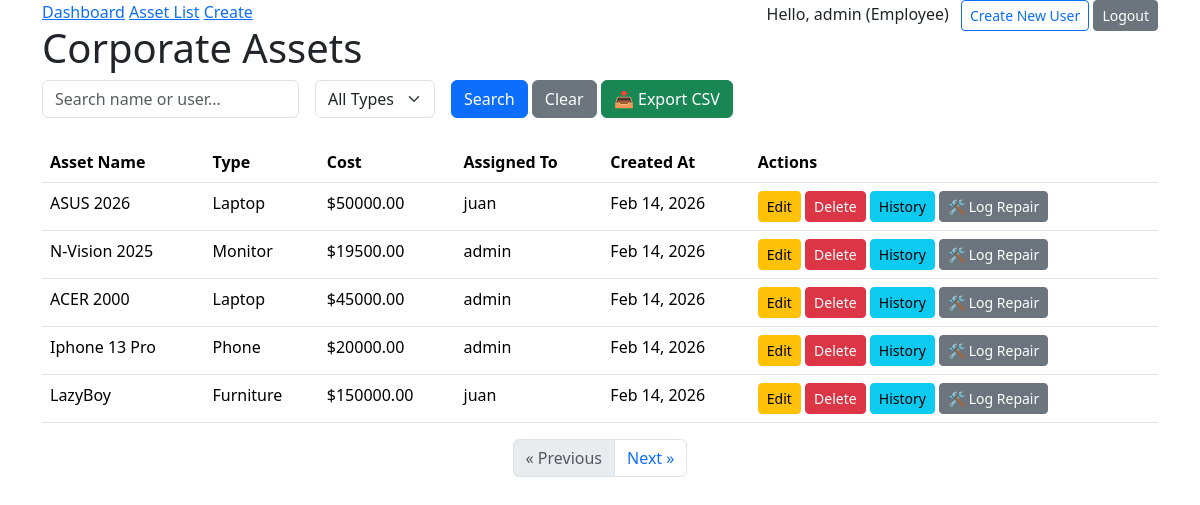
The app's page /list/ (signed in) with its own data.
### assets/models.py (models this page shows, shortened)
class User(AbstractUser):
    ROLE_CHOICES = (
        ('ADMIN', 'Administrator'),
        ('MANAGER', 'Manager'),
        ('EMPLOYEE', 'Employee'),
    )
    role = models.CharField(max_length=20, choices=ROLE_CHOICES, default='EMPLOYEE')
    @property
    def is_manager_or_admin(self):
        return self.role in ['ADMIN', 'MANAGER'] or self.is_superuser

class TimeStampedModel(models.Model):
    created_at = models.DateTimeField(auto_now_add=True)
    updated_at = models.DateTimeField(auto_now=True)
    class Meta:
        abstract = True

class Asset(TimeStampedModel):
    ASSET_TYPES = (
        ('LAPTOP', 'Laptop'),
        ('MONITOR', 'Monitor'),
        ('PHONE', 'Phone'),
        ('FURNITURE', 'Furniture'),
    )
    name = models.CharField(max_length=100)
    asset_type = models.CharField(max_length=20, choices=ASSET_TYPES)
    cost = models.DecimalField(max_digits=10, decimal_places=2)
    assigned_to = models.ForeignKey(User, on_delete=models.SET_NULL, null=True, blank=True, related_name='assets')
    history = HistoricalRecords()

### assets/views.py (the view)
# urls.py: path('list/', AssetListView.as_view(), name='asset-list'),
class AssetListView(LoginRequiredMixin, ListView):
    model = Asset
    template_name = "assets/asset_list.html"
    context_object_name = "assets"
    paginate_by = 5
    def get_queryset(self):
        queryset = Asset.objects.select_related('assigned_to').all()
        asset_type = self.request.GET.get('asset_type')
        search_query = self.request.GET.get('search')
        if asset_type:
            queryset = queryset.filter(asset_type=asset_type)
        if search_query:
            queryset = queryset.filter(
                Q(name__icontains=search_query) |
                Q(assigned_to__username__icontains=search_query)
            )
        return queryset
    def get_context_data(self, **kwargs):
        context = super().get_context_data(**kwargs)
        context['asset_types'] = Asset.ASSET_TYPES
        return context

### assets/templates/assets/asset_list.html (shortened to what this page needs)
{% extends "assets/base.html" %}
{% block content %}
<h1>Corporate Assets</h1>
<form method="GET" class="row g-3 mb-4">
    <div class="col-auto">
        <input type="text" name="search" class="form-control" placeholder="Search name or user..."
            value="{{ request.GET.search }}">
    </div>
    <div class="col-auto">
        <select name="asset_type" class="form-select">
            <option value="">All Types</option>
        </select>
    </div>
    <div class="col-auto">
        <button type="submit" class="btn btn-primary">Search</button>
        <a href="{% url 'asset-list' %}" class="btn btn-secondary">Clear</a>
        <a href="{% url 'export-csv' %}" class="btn btn-success">📥 Export CSV</a>
    </div>
</form>
<table class="table">
    <thead>
        <tr>
            <th>Asset Name</th>
            <th>Type</th>
            <th>Cost</th>
            <th>Assigned To</th>
            <th>Created At</th>
            {% if user.is_manager_or_admin %}
            <th>Actions</th>
            {% endif %}
        </tr>
    </thead>
    <tbody>
        {% for asset in assets %}
        <tr>
            <td>{{ asset.name }}</td>
            <td>{{ asset.get_asset_type_display }}</td>
            <td>${{ asset.cost }}</td>
            <td>
                {% if asset.assigned_to %}
                {{ asset.assigned_to.username }}
                {% else %}
                <span style="color:red">Unassigned</span>
                {% endif %}
            </td>
            <td>{{ asset.created_at|date:"M d, Y" }}</td>
            {% if user.is_manager_or_admin %}
            <td>
                <a href="{% url 'asset-update' asset.pk %}" class="btn btn-warning btn-sm">Edit</a>
                <a href="{% url 'asset-delete' asset.pk %}" class="btn btn-danger btn-sm">Delete</a>
                <a href="{% url 'asset-history' asset.pk %}" class="btn btn-sm btn-info">History</a>
                <a href="{% url 'asset-maintain' asset.pk %}" class="btn btn-sm btn-secondary">🛠️ Log Repair</a>
            </td>
            {% endif %}
        </tr>
        {% endfor %}
    </tbody>
</table>
{% if is_paginated %}
<nav aria-label="Page navigation">
    <ul class="pagination justify-content-center">
        {% if page_obj.has_previous %}
        <li class="page-item">
            <a class="page-link"
                href="?page={{ page_obj.previous_page_number }}{% if request.GET.search %}&search={{ request.GET.search }}{% endif %}{% if request.GET.asset_type %}&asset_type={{ request.GET.asset_type }}{% endif %}"
                aria-label="Previous">
                <span aria-hidden="true">&laquo; Previous</span>
            </a>
        </li>
        {% else %}
        <li class="page-item disabled">
            <span class="page-link">&laquo; Previous</span>
        </li>
        {% endif %}
        {% if page_obj.has_next %}
        <li class="page-item">
            <a class="page-link"
                href="?page={{ page_obj.next_page_number }}{% if request.GET.search %}&search={{ request.GET.search }}{% endif %}{% if request.GET.asset_type %}&asset_type={{ request.GET.asset_type }}{% endif %}"
                aria-label="Next">
                <span aria-hidden="true">Next &raquo;</span>
            </a>
        </li>
        {% else %}
        <li class="page-item disabled">
            <span class="page-link">Next &raquo;</span>
        </li>
        {% endif %}
    </ul>
</nav>
{% endif %}
{% endblock %}

### assets/templates/assets/base.html (shortened to what this page needs)
<!DOCTYPE html>
<html>
<head>
    <link href="https://cdn.jsdelivr.net/npm/bootstrap@5.3.8/dist/css/bootstrap.min.css" rel="stylesheet">
</head>
<body class="container">
    <nav>
        <a href="{% url 'dashboard' %}">Dashboard</a>
        <a href="{% url 'asset-list' %}">Asset List</a>
        <a href="{% url 'asset-create' %}">Create</a>
        <div style="float:right">
            {% if user.is_authenticated %}
                <span>Hello, {{ user.username }} ({{ user.get_role_display }})</span>
                {% if user.is_manager_or_admin %}
                    <a href="{% url "register" %}" class="btn btn-outline-primary btn-sm ms-2">Create New User</a>
                {% endif %}
                <form action="{% url "logout" %}" method="post" style="display:inline">
                    <button type="submit" class="btn btn-secondary btn-sm">Logout</button>
                </form>
            {% else %}
                <a href="{% url 'login' %}" class="btn btn-primary btn-sm">Login</a>
            {% endif %}
        </div>
    </nav>
    {% block content %}{% endblock %}
</body>
</html>

### records on screen
User: username "admin", role "Employee"
Asset: name "ASUS 2026", asset_type "Laptop", cost "50000.00", assigned_to.username "juan", created_at "Feb 14, 2026"
Asset: name "N-Vision 2025", asset_type "Monitor", cost "19500.00", assigned_to.username "admin", created_at "Feb 14, 2026"
Asset: name "ACER 2000", asset_type "Laptop", cost "45000.00", assigned_to.username "admin", created_at "Feb 14, 2026"
Asset: name "Iphone 13 Pro", asset_type "Phone", cost "20000.00", assigned_to.username "admin", created_at "Feb 14, 2026"
Asset: name "LazyBoy", asset_type "Furniture", cost "150000.00", assigned_to.username "juan", created_at "Feb 14, 2026"
